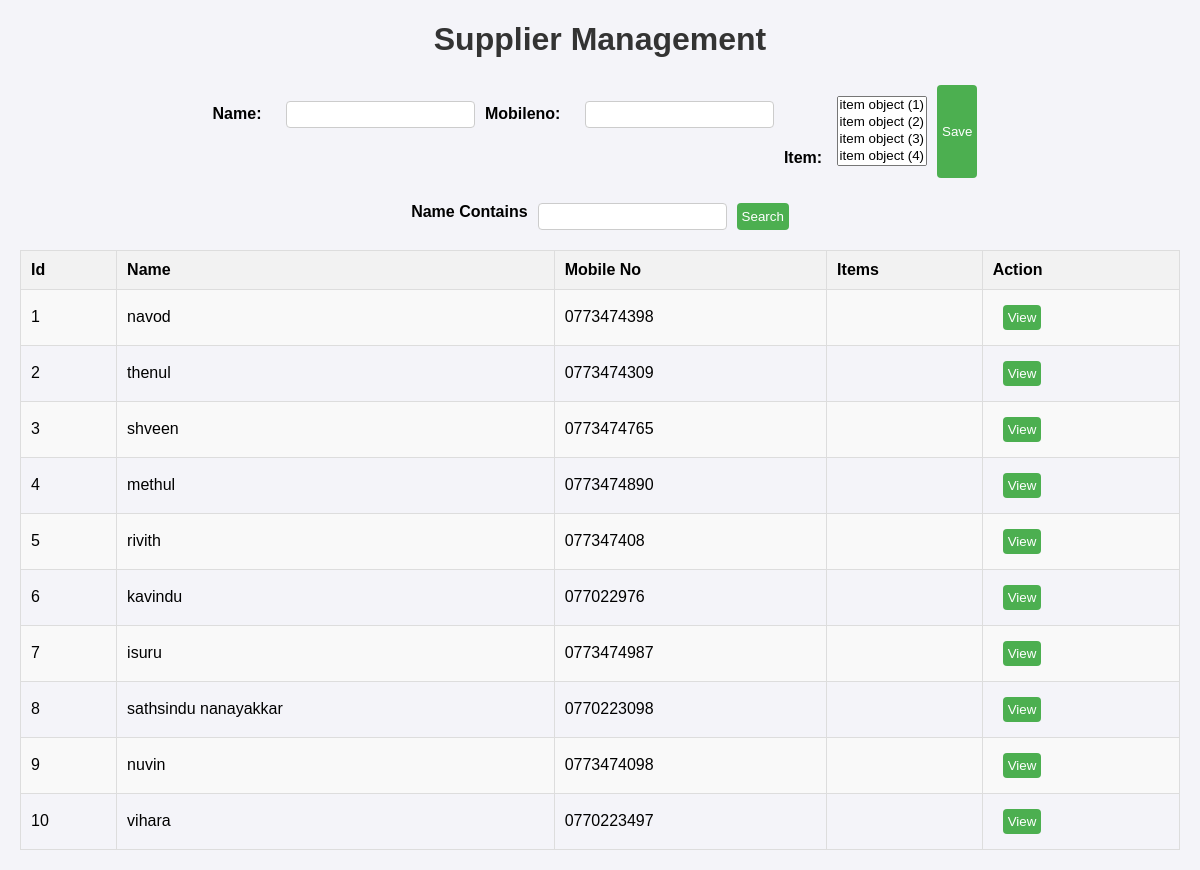
Page /app/supplier/ on the committed database.
### app/models.py (models this page shows)
class supplier (models.Model):
    name = models.CharField(max_length= 20)
    mobileno = models.CharField(max_length= 10)
    item = models.ManyToManyField(item)

### app/views.py (the view)
# urls.py: path('supplier/',views.supplier_view),
def supplier_view(request):
    suppliers =supplier.objects.all()
    if request.method == 'POST':
        form = supplierForm(request.POST)
        if form.is_valid():
            form.save()
    else:
        form = supplierForm()
    context ={'form':form, 'supplrs':suppliers}
    return render(request,'supplier.html',context)

### app/form.py
class supplierForm(forms.ModelForm):
    class Meta:
        model = supplier
        fields ='__all__'

### app/templates/supplier.html (shortened to what this page needs)
<!DOCTYPE html>
<html lang="en">
<head>
</head>
<body>
    <h1>Supplier Management</h1>
    <form method="POST">
        {{ form.as_p }}
        <input type="submit" value="Save">
    </form>
    <div class="search-container">
        <label>Name Contains</label>
        <input type="text">
        <button>Search</button>
    </div>
    <table>
        <tr>
            <th>Id</th>
            <th>Name</th>
            <th>Mobile No</th>
            <th>Items</th>
            <th>Action</th>
        </tr>
        {% for supplier in supplrs %}
        <tr>
            <td>{{ supplier.id }}</td>
            <td>{{ supplier.name }}</td>
            <td>{{ supplier.mobileno }}</td>
            <td>{{ supplier.items.all|join:", " }}</td>
            <td><button>View</button></td>
        </tr>
        {% endfor %}
    </table>
</body>
</html>

### app/templates/supplier.html (style rules this page uses)
body { font-family: Arial, sans-serif; margin: 20px; background-color: #f4f4f9; }
h1 { color: #333; text-align: center; }
form { margin-bottom: 20px; display: flex; justify-content: center; }
label { font-weight: bold; margin-right: 10px; }
input[type="text"], input[type="submit"], button { padding: 5px; margin: 5px 10px; border: 1px solid #ccc; border-radius: 4px; }
input[type="submit"], button { background-color: #4CAF50; color: white; border: none; cursor: pointer; }
table { width: 100%; border-collapse: collapse; margin-top: 20px; }
table, th, td { border: 1px solid #ddd; }
th, td { padding: 10px; text-align: left; }
th { background-color: #f2f2f2; }
tr:nth-child(even) { background-color: #f9f9f9; }
.search-container { display: flex; justify-content: center; margin-bottom: 20px; }
.search-container label, .search-container input, .search-container button { margin: 0 5px; }

### rows in the picture
supplier: id "1", name "navod", mobileno "0773474398"
supplier: id "2", name "thenul", mobileno "0773474309"
supplier: id "3", name "shveen", mobileno "0773474765"
supplier: id "4", name "methul", mobileno "0773474890"
supplier: id "5", name "rivith", mobileno "077347408"
supplier: id "6", name "kavindu", mobileno "077022976"
supplier: id "7", name "isuru", mobileno "0773474987"
supplier: id "8", name "sathsindu nanayakkar", mobileno "0770223098"
supplier: id "9", name "nuvin", mobileno "0773474098"
supplier: id "10", name "vihara", mobileno "0770223497"
